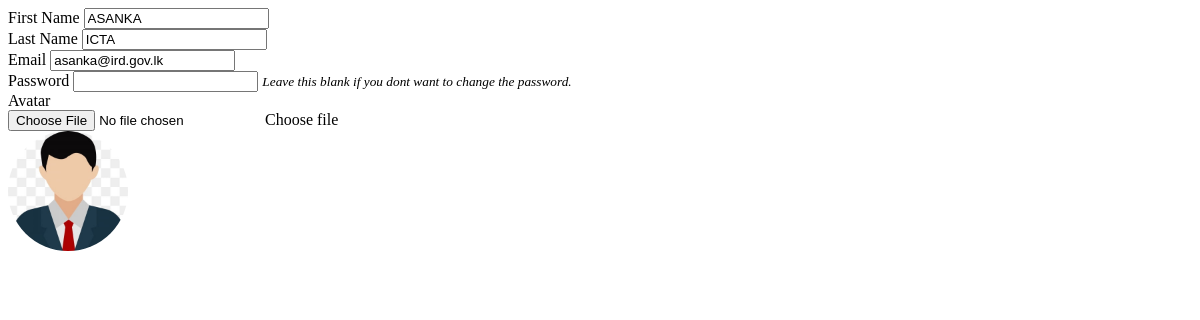
The page /manage_user.php?id=10 on the database as committed earlier.
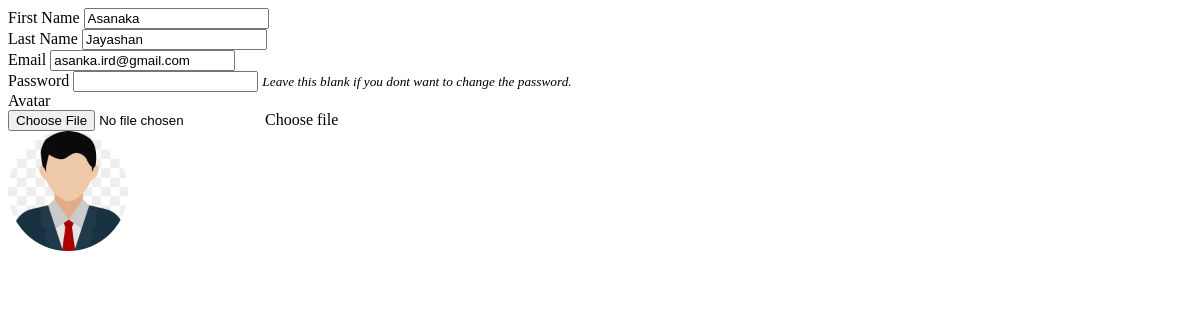
The same page on the database as committed later.
### tables this page shows
CREATE TABLE `users` (
  `id` int(30) NOT NULL,
  `firstname` varchar(200) NOT NULL,
  `lastname` varchar(200) NOT NULL,
  `email` varchar(200) NOT NULL,
  `password` text NOT NULL,
  `type` tinyint(1) NOT NULL DEFAULT 2 COMMENT '1 = admin, 2 = staff',
  `avatar` text NOT NULL,
  `date_created` datetime NOT NULL DEFAULT current_timestamp()
);

### manage_user.php (the view, shortened to what this page needs)
<?php
include('db_connect.php');
if(isset($_GET['id'])){
$user = $conn->query("SELECT * FROM users where id =".$_GET['id']);
foreach($user->fetch_array() as $k =>$v){
	$meta[$k] = $v;
}
}
?>
<div class="container-fluid">
	<form action="" id="manage-user">
		<div class="form-group">
			<label for="name">First Name</label>
			<input type="text" name="firstname" id="firstname" class="form-control" value="<?php echo isset($meta['firstname']) ? $meta['firstname']: '' ?>" required>
		</div>
		<div class="form-group">
			<label for="name">Last Name</label>
			<input type="text" name="lastname" id="lastname" class="form-control" value="<?php echo isset($meta['lastname']) ? $meta['lastname']: '' ?>" required>
		</div>
		<div class="form-group">
			<label for="email">Email</label>
			<input type="text" name="email" id="email" class="form-control" value="<?php echo isset($meta['email']) ? $meta['email']: '' ?>" required  autocomplete="off">
		</div>
		<div class="form-group">
			<label for="password">Password</label>
			<input type="password" name="password" id="password" class="form-control" value="" autocomplete="off">
			<small><i>Leave this blank if you dont want to change the password.</i></small>
		</div>
		<div class="form-group">
			<label for="" class="control-label">Avatar</label>
			<div class="custom-file">
              <input type="file" class="custom-file-input rounded-circle" id="customFile" name="img" onchange="displayImg(this,$(this))">
              <label class="custom-file-label" for="customFile">Choose file</label>
            </div>
		</div>
		<div class="form-group d-flex justify-content-center">
			<img src="<?php echo isset($meta['avatar']) ? 'assets/uploads/'.$meta['avatar'] :'' ?>" alt="" id="cimg" class="img-fluid img-thumbnail">
		</div>
	</form>
</div>

Rows that differ between the two databases and show on the page:
changed users: firstname "ASANKA" → "Asanaka"; lastname "ICTA" → "Jayashan"; email "asanka@ird.gov.lk" → "asanka.ird@gmail.com"
